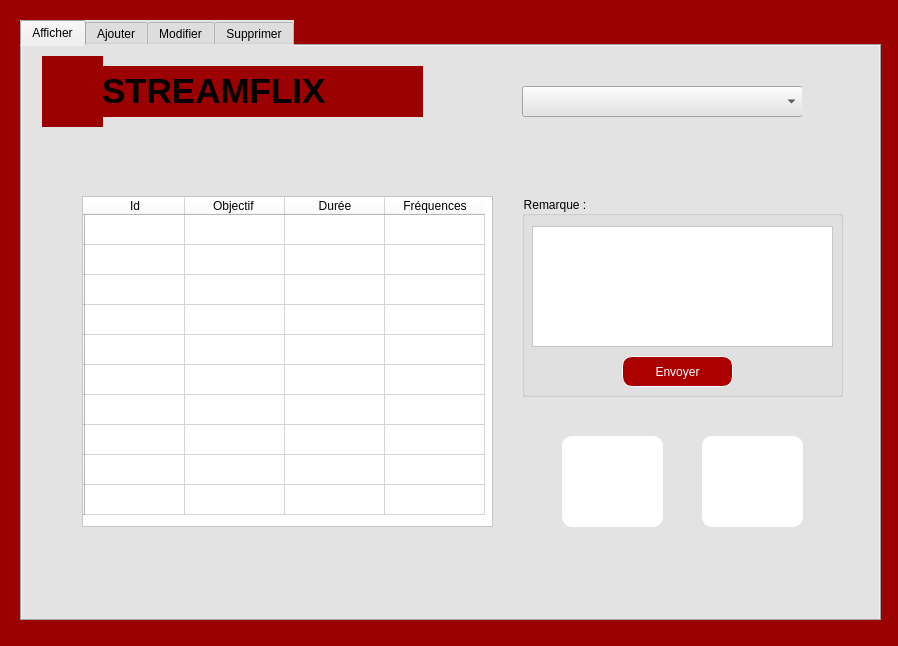
<?xml version="1.0" encoding="UTF-8"?>
<ui version="4.0">
 <class>Publicite</class>
 <widget class="QDialog" name="Publicite">
  <property name="geometry">
   <rect>
    <x>0</x>
    <y>0</y>
    <width>898</width>
    <height>646</height>
   </rect>
  </property>
  <property name="windowTitle">
   <string>Publicite</string>
  </property>
  <property name="styleSheet">
   <string notr="true">background-color: rgb(155, 1, 1);</string>
  </property>
  <widget class="QTabWidget" name="tabWidget">
   <property name="geometry">
    <rect>
     <x>20</x>
     <y>20</y>
     <width>861</width>
     <height>601</height>
    </rect>
   </property>
   <property name="styleSheet">
    <string notr="true">background-color: rgb(227, 227, 227);
font: 9pt &quot;Sitka&quot;;</string>
   </property>
   <property name="currentIndex">
    <number>0</number>
   </property>
   <widget class="QWidget" name="tab_2">
    <attribute name="title">
     <string>Afficher</string>
    </attribute>
    <widget class="QLabel" name="label_2">
     <property name="geometry">
      <rect>
       <x>0</x>
       <y>-40</y>
       <width>941</width>
       <height>631</height>
      </rect>
     </property>
     <property name="styleSheet">
      <string notr="true">image: url(:/new/prefix1/BackRouge.png);</string>
     </property>
     <property name="text">
      <string/>
     </property>
    </widget>
    <widget class="QScrollBar" name="verticalScrollBar">
     <property name="geometry">
      <rect>
       <x>890</x>
       <y>90</y>
       <width>20</width>
       <height>441</height>
      </rect>
     </property>
     <property name="orientation">
      <enum>Qt::Vertical</enum>
     </property>
    </widget>
    <widget class="QTableWidget" name="tableWidget">
     <property name="geometry">
      <rect>
       <x>60</x>
       <y>150</y>
       <width>411</width>
       <height>331</height>
      </rect>
     </property>
     <property name="styleSheet">
      <string notr="true">background-color: rgb(255, 255, 255);</string>
     </property>
     <row>
      <property name="text">
       <string/>
      </property>
     </row>
     <row>
      <property name="text">
       <string/>
      </property>
     </row>
     <row>
      <property name="text">
       <string/>
      </property>
     </row>
     <row>
      <property name="text">
       <string/>
      </property>
     </row>
     <row>
      <property name="text">
       <string/>
      </property>
     </row>
     <row>
      <property name="text">
       <string/>
      </property>
     </row>
     <row>
      <property name="text">
       <string/>
      </property>
     </row>
     <row>
      <property name="text">
       <string/>
      </property>
     </row>
     <row>
      <property name="text">
       <string/>
      </property>
     </row>
     <row>
      <property name="text">
       <string/>
      </property>
     </row>
     <column>
      <property name="text">
       <string>Id</string>
      </property>
     </column>
     <column>
      <property name="text">
       <string>Objectif </string>
      </property>
     </column>
     <column>
      <property name="text">
       <string>Durée</string>
      </property>
     </column>
     <column>
      <property name="text">
       <string>Fréquences</string>
      </property>
     </column>
    </widget>
    <widget class="QGroupBox" name="groupBox">
     <property name="geometry">
      <rect>
       <x>500</x>
       <y>150</y>
       <width>321</width>
       <height>201</height>
      </rect>
     </property>
     <property name="title">
      <string>Remarque :</string>
     </property>
     <widget class="QTextEdit" name="textEdit">
      <property name="geometry">
       <rect>
        <x>10</x>
        <y>30</y>
        <width>301</width>
        <height>121</height>
       </rect>
      </property>
      <property name="styleSheet">
       <string notr="true">background-color: rgb(255, 255, 255);</string>
      </property>
     </widget>
     <widget class="QPushButton" name="pushButton_12">
      <property name="geometry">
       <rect>
        <x>100</x>
        <y>160</y>
        <width>111</width>
        <height>31</height>
       </rect>
      </property>
      <property name="styleSheet">
       <string notr="true">background-color: rgb(170, 0, 0);
border :1px solid rgb(255, 255, 255);
border-radius :10px;
color: #FFF;
padding-left: 20px;
padding-right:20px;
</string>
      </property>
      <property name="text">
       <string>Envoyer</string>
      </property>
     </widget>
    </widget>
    <widget class="QPushButton" name="pushButton_13">
     <property name="geometry">
      <rect>
       <x>680</x>
       <y>390</y>
       <width>101</width>
       <height>91</height>
      </rect>
     </property>
     <property name="styleSheet">
      <string notr="true">background-color: rgb(255, 255, 255);
border :1px solid rgb(255, 255, 255);
border-radius :10px;
color: #FFF;
padding-left: 20px;
padding-right:20px;
</string>
     </property>
     <property name="text">
      <string/>
     </property>
    </widget>
    <widget class="QLabel" name="label_8">
     <property name="geometry">
      <rect>
       <x>690</x>
       <y>400</y>
       <width>81</width>
       <height>71</height>
      </rect>
     </property>
     <property name="styleSheet">
      <string notr="true">image: url(:/new/prefix1/CodeQR.png);
background-color: rgb(255, 255, 255);</string>
     </property>
     <property name="text">
      <string/>
     </property>
    </widget>
    <widget class="QComboBox" name="comboBox_3">
     <property name="geometry">
      <rect>
       <x>500</x>
       <y>40</y>
       <width>281</width>
       <height>31</height>
      </rect>
     </property>
    </widget>
    <widget class="QLabel" name="label_14">
     <property name="geometry">
      <rect>
       <x>780</x>
       <y>40</y>
       <width>41</width>
       <height>31</height>
      </rect>
     </property>
     <property name="styleSheet">
      <string notr="true">image: url(:/new/prefix1/Tri.png);</string>
     </property>
     <property name="text">
      <string/>
     </property>
    </widget>
    <widget class="QLabel" name="label_21">
     <property name="geometry">
      <rect>
       <x>1000</x>
       <y>130</y>
       <width>41</width>
       <height>31</height>
      </rect>
     </property>
     <property name="styleSheet">
      <string notr="true">image: url(:/new/prefix1/recherche.png);
background-color: rgb(255, 255, 255);</string>
     </property>
     <property name="text">
      <string/>
     </property>
    </widget>
    <widget class="QLabel" name="label_16">
     <property name="geometry">
      <rect>
       <x>1000</x>
       <y>170</y>
       <width>41</width>
       <height>31</height>
      </rect>
     </property>
     <property name="styleSheet">
      <string notr="true">image: url(:/new/prefix1/tri.png);</string>
     </property>
     <property name="text">
      <string/>
     </property>
    </widget>
    <widget class="QPushButton" name="pushButton_16">
     <property name="geometry">
      <rect>
       <x>540</x>
       <y>390</y>
       <width>101</width>
       <height>91</height>
      </rect>
     </property>
     <property name="styleSheet">
      <string notr="true">background-color: rgb(255, 255, 255);
border :1px solid rgb(255, 255, 255);
border-radius :10px;
color: #FFF;
padding-left: 20px;
padding-right:20px;
</string>
     </property>
     <property name="text">
      <string/>
     </property>
    </widget>
    <widget class="QLabel" name="label_15">
     <property name="geometry">
      <rect>
       <x>550</x>
       <y>400</y>
       <width>81</width>
       <height>71</height>
      </rect>
     </property>
     <property name="styleSheet">
      <string notr="true">image: url(:/new/prefix1/Statistiques.png);
background-color: rgb(255, 255, 255);</string>
     </property>
     <property name="text">
      <string/>
     </property>
    </widget>
    <widget class="QLabel" name="label_41">
     <property name="geometry">
      <rect>
       <x>20</x>
       <y>10</y>
       <width>61</width>
       <height>71</height>
      </rect>
     </property>
     <property name="styleSheet">
      <string notr="true">background-color: rgb(155, 1, 1);
image: url(:/new/prefix1/Logo.png);</string>
     </property>
     <property name="text">
      <string/>
     </property>
    </widget>
    <widget class="QLabel" name="label_45">
     <property name="geometry">
      <rect>
       <x>80</x>
       <y>20</y>
       <width>321</width>
       <height>51</height>
      </rect>
     </property>
     <property name="styleSheet">
      <string notr="true">background-color: rgb(155, 1, 1);</string>
     </property>
     <property name="text">
      <string>&lt;html&gt;&lt;head/&gt;&lt;body&gt;&lt;p&gt;&lt;span style=&quot; font-size:26pt; font-weight:600;&quot;&gt;STREAMFLIX&lt;/span&gt;&lt;/p&gt;&lt;/body&gt;&lt;/html&gt;</string>
     </property>
    </widget>
   </widget>
   <widget class="QWidget" name="tab">
    <attribute name="title">
     <string>Ajouter</string>
    </attribute>
    <widget class="QLabel" name="label_3">
     <property name="geometry">
      <rect>
       <x>-170</x>
       <y>0</y>
       <width>1201</width>
       <height>571</height>
      </rect>
     </property>
     <property name="styleSheet">
      <string notr="true">image: url(:/new/prefix1/Background.png);</string>
     </property>
     <property name="text">
      <string/>
     </property>
    </widget>
    <widget class="QLabel" name="label_4">
     <property name="geometry">
      <rect>
       <x>230</x>
       <y>160</y>
       <width>121</width>
       <height>16</height>
      </rect>
     </property>
     <property name="styleSheet">
      <string notr="true">background-color: rgb(227, 227, 227);</string>
     </property>
     <property name="text">
      <string>Id Publicité :</string>
     </property>
    </widget>
    <widget class="QLabel" name="label_6">
     <property name="geometry">
      <rect>
       <x>230</x>
       <y>210</y>
       <width>191</width>
       <height>20</height>
      </rect>
     </property>
     <property name="text">
      <string>Objectif De La Compagne :</string>
     </property>
    </widget>
    <widget class="QLabel" name="label_9">
     <property name="geometry">
      <rect>
       <x>230</x>
       <y>310</y>
       <width>151</width>
       <height>21</height>
      </rect>
     </property>
     <property name="text">
      <string>Fréquences :</string>
     </property>
    </widget>
    <widget class="QLineEdit" name="lineEdit_6">
     <property name="geometry">
      <rect>
       <x>440</x>
       <y>150</y>
       <width>191</width>
       <height>21</height>
      </rect>
     </property>
     <property name="styleSheet">
      <string notr="true">background-color: rgb(255, 255, 255);</string>
     </property>
    </widget>
    <widget class="QPushButton" name="pushButton_8">
     <property name="geometry">
      <rect>
       <x>450</x>
       <y>410</y>
       <width>111</width>
       <height>31</height>
      </rect>
     </property>
     <property name="styleSheet">
      <string notr="true">background-color: rgb(170, 0, 0);
border :1px solid rgb(255, 255, 255);
border-radius :10px;
color: #FFF;
padding-left: 20px;
padding-right:20px;
</string>
     </property>
     <property name="text">
      <string>Quitter</string>
     </property>
    </widget>
    <widget class="QPushButton" name="pushButton_9">
     <property name="geometry">
      <rect>
       <x>320</x>
       <y>410</y>
       <width>111</width>
       <height>31</height>
      </rect>
     </property>
     <property name="styleSheet">
      <string notr="true">background-color: rgb(170, 0, 0);
border :1px solid rgb(255, 255, 255);
border-radius :10px;
color: #FFF;
padding-left: 20px;
padding-right:20px;
</string>
     </property>
     <property name="text">
      <string>Valider</string>
     </property>
    </widget>
    <widget class="QLabel" name="label_11">
     <property name="geometry">
      <rect>
       <x>230</x>
       <y>260</y>
       <width>101</width>
       <height>21</height>
      </rect>
     </property>
     <property name="text">
      <string>Durée :</string>
     </property>
    </widget>
    <widget class="QComboBox" name="comboBox">
     <property name="geometry">
      <rect>
       <x>440</x>
       <y>210</y>
       <width>191</width>
       <height>22</height>
      </rect>
     </property>
     <property name="styleSheet">
      <string notr="true">background-color: rgb(255, 255, 255);</string>
     </property>
    </widget>
    <widget class="QTimeEdit" name="timeEdit">
     <property name="geometry">
      <rect>
       <x>440</x>
       <y>260</y>
       <width>191</width>
       <height>22</height>
      </rect>
     </property>
     <property name="styleSheet">
      <string notr="true">background-color: rgb(255, 255, 255);</string>
     </property>
    </widget>
    <widget class="QSpinBox" name="spinBox">
     <property name="geometry">
      <rect>
       <x>440</x>
       <y>310</y>
       <width>191</width>
       <height>22</height>
      </rect>
     </property>
     <property name="styleSheet">
      <string notr="true">background-color: rgb(255, 255, 255);</string>
     </property>
    </widget>
   </widget>
   <widget class="QWidget" name="tab_3">
    <attribute name="title">
     <string>Modifier</string>
    </attribute>
    <widget class="QLabel" name="label_18">
     <property name="geometry">
      <rect>
       <x>-170</x>
       <y>0</y>
       <width>1201</width>
       <height>571</height>
      </rect>
     </property>
     <property name="styleSheet">
      <string notr="true">image: url(:/new/prefix1/Background.png);</string>
     </property>
     <property name="text">
      <string/>
     </property>
    </widget>
    <widget class="QPushButton" name="pushButton_11">
     <property name="geometry">
      <rect>
       <x>450</x>
       <y>420</y>
       <width>111</width>
       <height>31</height>
      </rect>
     </property>
     <property name="styleSheet">
      <string notr="true">background-color: rgb(170, 0, 0);
border :1px solid rgb(255, 255, 255);
border-radius :10px;
color: #FFF;
padding-left: 20px;
padding-right:20px;
</string>
     </property>
     <property name="text">
      <string>Quitter</string>
     </property>
    </widget>
    <widget class="QPushButton" name="pushButton_10">
     <property name="geometry">
      <rect>
       <x>320</x>
       <y>420</y>
       <width>111</width>
       <height>31</height>
      </rect>
     </property>
     <property name="styleSheet">
      <string notr="true">background-color: rgb(170, 0, 0);
border :1px solid rgb(255, 255, 255);
border-radius :10px;
color: #FFF;
padding-left: 20px;
padding-right:20px;
</string>
     </property>
     <property name="text">
      <string>Valider</string>
     </property>
    </widget>
    <widget class="QComboBox" name="comboBox_2">
     <property name="geometry">
      <rect>
       <x>440</x>
       <y>210</y>
       <width>191</width>
       <height>22</height>
      </rect>
     </property>
     <property name="styleSheet">
      <string notr="true">background-color: rgb(255, 255, 255);</string>
     </property>
    </widget>
    <widget class="QLabel" name="label_10">
     <property name="geometry">
      <rect>
       <x>230</x>
       <y>310</y>
       <width>151</width>
       <height>21</height>
      </rect>
     </property>
     <property name="text">
      <string>Fréquences :</string>
     </property>
    </widget>
    <widget class="QLabel" name="label_12">
     <property name="geometry">
      <rect>
       <x>230</x>
       <y>260</y>
       <width>101</width>
       <height>21</height>
      </rect>
     </property>
     <property name="text">
      <string>Durée :</string>
     </property>
    </widget>
    <widget class="QLineEdit" name="lineEdit_7">
     <property name="geometry">
      <rect>
       <x>440</x>
       <y>150</y>
       <width>191</width>
       <height>21</height>
      </rect>
     </property>
     <property name="styleSheet">
      <string notr="true">background-color: rgb(255, 255, 255);</string>
     </property>
    </widget>
    <widget class="QSpinBox" name="spinBox_2">
     <property name="geometry">
      <rect>
       <x>440</x>
       <y>310</y>
       <width>191</width>
       <height>22</height>
      </rect>
     </property>
     <property name="styleSheet">
      <string notr="true">background-color: rgb(255, 255, 255);</string>
     </property>
    </widget>
    <widget class="QLabel" name="label_7">
     <property name="geometry">
      <rect>
       <x>230</x>
       <y>210</y>
       <width>191</width>
       <height>20</height>
      </rect>
     </property>
     <property name="text">
      <string>Objectif De La Compagne :</string>
     </property>
    </widget>
    <widget class="QLabel" name="label_5">
     <property name="geometry">
      <rect>
       <x>230</x>
       <y>160</y>
       <width>121</width>
       <height>16</height>
      </rect>
     </property>
     <property name="styleSheet">
      <string notr="true">background-color: rgb(227, 227, 227);</string>
     </property>
     <property name="text">
      <string>Id Publicité :</string>
     </property>
    </widget>
    <widget class="QTimeEdit" name="timeEdit_2">
     <property name="geometry">
      <rect>
       <x>440</x>
       <y>260</y>
       <width>191</width>
       <height>22</height>
      </rect>
     </property>
     <property name="styleSheet">
      <string notr="true">background-color: rgb(255, 255, 255);</string>
     </property>
    </widget>
   </widget>
   <widget class="QWidget" name="tab_4">
    <attribute name="title">
     <string>Supprimer</string>
    </attribute>
    <widget class="QLabel" name="label_38">
     <property name="geometry">
      <rect>
       <x>-170</x>
       <y>0</y>
       <width>1201</width>
       <height>571</height>
      </rect>
     </property>
     <property name="styleSheet">
      <string notr="true">image: url(:/new/prefix1/Background.png);</string>
     </property>
     <property name="text">
      <string/>
     </property>
    </widget>
    <widget class="QLabel" name="label_39">
     <property name="geometry">
      <rect>
       <x>280</x>
       <y>210</y>
       <width>101</width>
       <height>31</height>
      </rect>
     </property>
     <property name="styleSheet">
      <string notr="true">background-color: rgb(227, 227, 227);</string>
     </property>
     <property name="text">
      <string>Id Publicité :</string>
     </property>
    </widget>
    <widget class="QLineEdit" name="lineEdit_14">
     <property name="geometry">
      <rect>
       <x>390</x>
       <y>210</y>
       <width>161</width>
       <height>31</height>
      </rect>
     </property>
     <property name="styleSheet">
      <string notr="true">background-color: rgb(255, 255, 255);</string>
     </property>
    </widget>
    <widget class="QPushButton" name="pushButton_14">
     <property name="geometry">
      <rect>
       <x>320</x>
       <y>350</y>
       <width>201</width>
       <height>41</height>
      </rect>
     </property>
     <property name="styleSheet">
      <string notr="true">background-color: rgb(170, 0, 0);
border :1px solid rgb(255, 255, 255);
border-radius :10px;
color: #FFF;
padding-left: 20px;
padding-right:20px;
</string>
     </property>
     <property name="text">
      <string>Supprimer</string>
     </property>
    </widget>
    <widget class="QLabel" name="label_20">
     <property name="geometry">
      <rect>
       <x>550</x>
       <y>210</y>
       <width>41</width>
       <height>31</height>
      </rect>
     </property>
     <property name="styleSheet">
      <string notr="true">image: url(:/new/prefix1/Recherche.png);
background-color: rgb(255, 255, 255);</string>
     </property>
     <property name="text">
      <string/>
     </property>
    </widget>
    <widget class="QPushButton" name="pushButton_15">
     <property name="geometry">
      <rect>
       <x>680</x>
       <y>120</y>
       <width>61</width>
       <height>61</height>
      </rect>
     </property>
     <property name="styleSheet">
      <string notr="true">background-color: rgb(255, 255, 255);
border :1px solid rgb(255, 255, 255);
border-radius :10px;
color: #FFF;
padding-left: 20px;
padding-right:20px;
</string>
     </property>
     <property name="text">
      <string/>
     </property>
    </widget>
    <widget class="QLabel" name="label_13">
     <property name="geometry">
      <rect>
       <x>690</x>
       <y>130</y>
       <width>41</width>
       <height>41</height>
      </rect>
     </property>
     <property name="styleSheet">
      <string notr="true">image: url(:/new/prefix1/PDF.png);
background-color: rgb(255, 255, 255);</string>
     </property>
     <property name="text">
      <string/>
     </property>
    </widget>
    <widget class="QPushButton" name="pushButton_17">
     <property name="geometry">
      <rect>
       <x>610</x>
       <y>120</y>
       <width>61</width>
       <height>61</height>
      </rect>
     </property>
     <property name="styleSheet">
      <string notr="true">background-color: rgb(255, 255, 255);
border :1px solid rgb(255, 255, 255);
border-radius :10px;
color: #FFF;
padding-left: 20px;
padding-right:20px;
</string>
     </property>
     <property name="text">
      <string/>
     </property>
    </widget>
    <widget class="QLabel" name="label_17">
     <property name="geometry">
      <rect>
       <x>620</x>
       <y>130</y>
       <width>41</width>
       <height>41</height>
      </rect>
     </property>
     <property name="styleSheet">
      <string notr="true">image: url(:/new/prefix1/h.png);
background-color: rgb(255, 255, 255);</string>
     </property>
     <property name="text">
      <string/>
     </property>
    </widget>
   </widget>
  </widget>
 </widget>
 <resources/>
 <connections/>
</ui>
